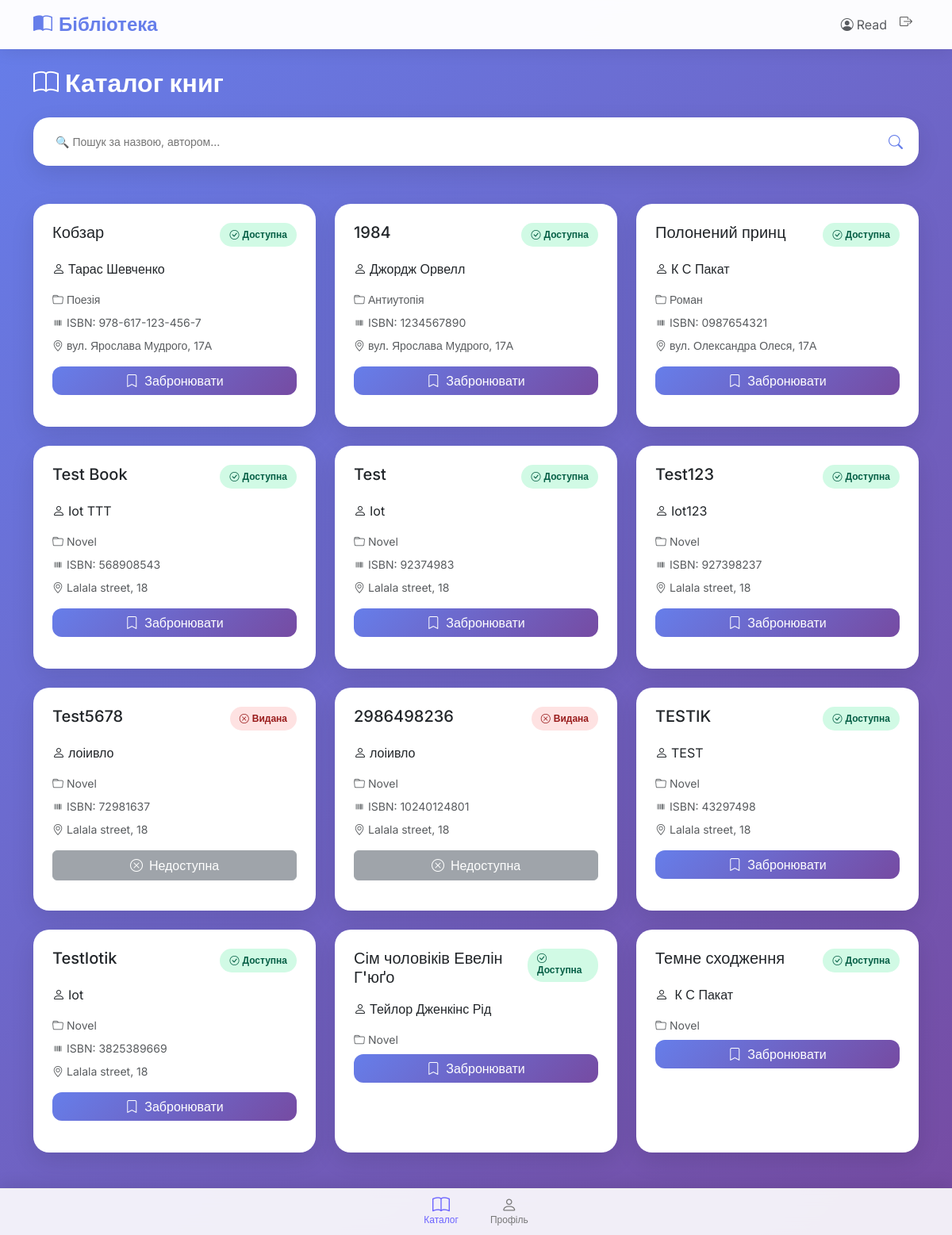
Screenshot of / (signed in) with the database file from the repository.
### core/models.py (models this page shows, shortened)
class User(AbstractUser):
    phone = models.CharField(max_length=20, blank=True, null=True)
    role = models.CharField(
        max_length=20,
        choices=UserRole.choices,
        default=UserRole.READER
    )
    class Meta:
        db_table = 'users'

class Book(models.Model):
    title = models.CharField(max_length=200)
    author = models.CharField(max_length=100)
    category = models.CharField(max_length=50, blank=True, null=True)
    isbn = models.CharField(max_length=20, unique=True, blank=True, null=True)
    condition = models.CharField(
        max_length=20,
        choices=BookCondition.choices,
        default=BookCondition.GOOD
    )
    status = models.CharField(
        max_length=20,
        choices=BookStatus.choices,
        default=BookStatus.AVAILABLE
    )
    location = models.CharField(max_length=100, blank=True, null=True)
    tags = models.CharField(max_length=200, blank=True, null=True)
    class Meta:
        db_table = 'books'

### core/views.py (the view)
# urls.py: path('', views.catalog, name='catalog'),  # Головна
@login_required(login_url='/login/')
def catalog(request):
    query = request.GET.get('q', '')
    if query:
        books = Book.objects.filter(
            Q(title__icontains=query) |
            Q(author__icontains=query) |
            Q(tags__icontains=query)
        )
    else:
        books = Book.objects.all()
    return render(request, 'core/catalog.html', {'books': books, 'query': query})

### core/templates/core/catalog.html (shortened to what this page needs)
{% extends 'core/base.html' %}
{% block content %}
<div class="row mb-4">
    <div class="col-12">
        <h1 class="page-title">
            <i class="bi bi-book me-2"></i>Каталог книг
        </h1>
        <form method="get" class="mb-4">
            <div class="search-box">
                <input type="text" name="q" placeholder="🔍 Пошук за назвою, автором..." value="{{ query }}">
                <button type="submit" class="search-btn">
                    <i class="bi bi-search"></i>
                </button>
            </div>
        </form>
    </div>
</div>
{% if books %}
<div class="row g-4">
    {% for book in books %}
    <div class="col-md-6 col-lg-4">
        <div class="book-card h-100">
            <div class="card-body p-4">
                <div class="d-flex justify-content-between align-items-start mb-3">
                    <h5 class="book-title mb-0">{{ book.title }}</h5>
                    <span class="status-badge status-{{ book.status }}">
                        {% if book.status == 'available' %}
                            <i class="bi bi-check-circle me-1"></i>Доступна
                        {% elif book.status == 'reserved' %}
                            <i class="bi bi-bookmark me-1"></i>Заброньована
                        {% else %}
                            <i class="bi bi-x-circle me-1"></i>Видана
                        {% endif %}
                    </span>
                </div>
                <p class="book-author mb-3">
                    <i class="bi bi-person me-1"></i>{{ book.author }}
                </p>
                {% if book.category %}
                <p class="mb-2 text-muted small">
                    <i class="bi bi-folder me-1"></i>{{ book.category }}
                </p>
                {% endif %}
                {% if book.isbn %}
                <p class="mb-2 text-muted small">
                    <i class="bi bi-upc me-1"></i>ISBN: {{ book.isbn }}
                </p>
                {% endif %}
                {% if book.location %}
                <p class="mb-3 text-muted small">
                    <i class="bi bi-geo-alt me-1"></i>{{ book.location }}
                </p>
                {% endif %}
                {% if book.status == 'available' %}
                <form method="post" action="{% url 'reserve_book' book.id %}">
                    <button type="submit" class="btn btn-primary-custom w-100">
                        <i class="bi bi-bookmark me-2"></i>Забронювати
                    </button>
                </form>
                {% else %}
                <button class="btn btn-secondary w-100" disabled>
                    <i class="bi bi-x-circle me-2"></i>Недоступна
                </button>
                {% endif %}
            </div>
        </div>
    </div>
    {% endfor %}
</div>
{% endif %}
{% endblock %}

### core/templates/core/base.html (shortened to what this page needs)
<!DOCTYPE html>
<html lang="uk">
<head>
    <link href="https://cdn.jsdelivr.net/npm/bootstrap@5.3.0/dist/css/bootstrap.min.css" rel="stylesheet">
    <link rel="stylesheet" href="https://cdn.jsdelivr.net/npm/bootstrap-icons@1.10.0/font/bootstrap-icons.css">
</head>
<body>
    <nav class="navbar navbar-expand-lg navbar-light sticky-top">
        <div class="container">
            <a class="navbar-brand" href="{% if user.is_authenticated and user.role == 'librarian' %}{% url 'librarian_dashboard' %}{% else %}{% url 'catalog' %}{% endif %}">
                <i class="bi bi-book-half me-2"></i>Бібліотека
            </a>
            <div class="navbar-nav ms-auto">
                {% if user.is_authenticated %}
                    <span class="nav-link text-muted">
                        <i class="bi bi-person-circle me-1"></i>{{ user.username }}
                    </span>
                    <a class="nav-link" href="{% url 'logout' %}">
                        <i class="bi bi-box-arrow-right"></i>
                    </a>
                {% else %}
                    <a class="nav-link d-flex align-items-center gap-1" href="{% url 'login' %}">
                        <i class="bi bi-box-arrow-in-right"></i>
                        <span>Вхід</span>
                    </a>
                {% endif %}
            </div>
        </div>
    </nav>
    <div class="container py-4">
        {% block content %}{% endblock %}
    </div>
    {% if user.is_authenticated and user.role != 'librarian' %}
        <div class="bottom-nav">
            <a href="{% url 'catalog' %}" class="nav-item {% if request.resolver_match.url_name == 'catalog' %}active{% endif %}">
                <i class="bi bi-book"></i>
                <span>Каталог</span>
            </a>
            <a href="{% url 'profile' %}" class="nav-item {% if request.resolver_match.url_name == 'profile' %}active{% endif %}">
                <i class="bi bi-person"></i>
                <span>Профіль</span>
            </a>
        </div>
    {% endif %}
</body>
</html>

### core/templates/core/catalog.html (style rules this page uses)
.search-box { background: white; border-radius: 20px; padding: 6px 10px; display: flex; align-items: center; box-shadow: 0 10px 30px rgba(0,0,0,0.1); }
.search-box input { border: none; outline: none; flex: 1; padding: 10px 15px; background: transparent; font-size: 14px; }
.search-btn { border: none; background: transparent; padding: 8px 12px; border-radius: 12px; display: flex; align-items: center; justify-content: center; transition: 0.2s; }
.search-btn i { font-size: 18px; color: #667eea; }

### rows the page displays
User: username "Read"
Book: title "Кобзар", status "available" (drawn), author "Тарас Шевченко", category "Поезія", isbn "978-617-123-456-7", location "вул. Ярослава Мудрого, 17А"
Book: title "1984", status "available" (drawn), author "Джордж Орвелл", category "Антиутопія", isbn "1234567890", location "вул. Ярослава Мудрого, 17А"
Book: title "Полонений принц", status "available" (drawn), author "К С Пакат", category "Роман", isbn "0987654321", location "вул. Олександра Олеся, 17А"
Book: title "Test Book", status "available" (drawn), author "Iot TTT", category "Novel", isbn "568908543", location "Lalala street, 18"
Book: title "Test", status "available" (drawn), author "Iot", category "Novel", isbn "92374983", location "Lalala street, 18"
Book: title "Test123", status "available" (drawn), author "Iot123", category "Novel", isbn "927398237", location "Lalala street, 18"
Book: title "Test5678", status "issued" (drawn), author "лоіивло", category "Novel", isbn "72981637", location "Lalala street, 18"
Book: title "2986498236", status "issued" (drawn), author "лоіивло", category "Novel", isbn "10240124801", location "Lalala street, 18"
Book: title "TESTIK", status "available" (drawn), author "TEST", category "Novel", isbn "43297498", location "Lalala street, 18"
Book: title "TestIotik", status "available" (drawn), author "Iot", category "Novel", isbn "3825389669", location "Lalala street, 18"
Book: title "Сім чоловіків Евелін Г'юґо", status "available" (drawn), author "Тейлор Дженкінс Рід", category "Novel"
Book: title "Темне сходження", status "available" (drawn), author "К С Пакат", category "Novel"
